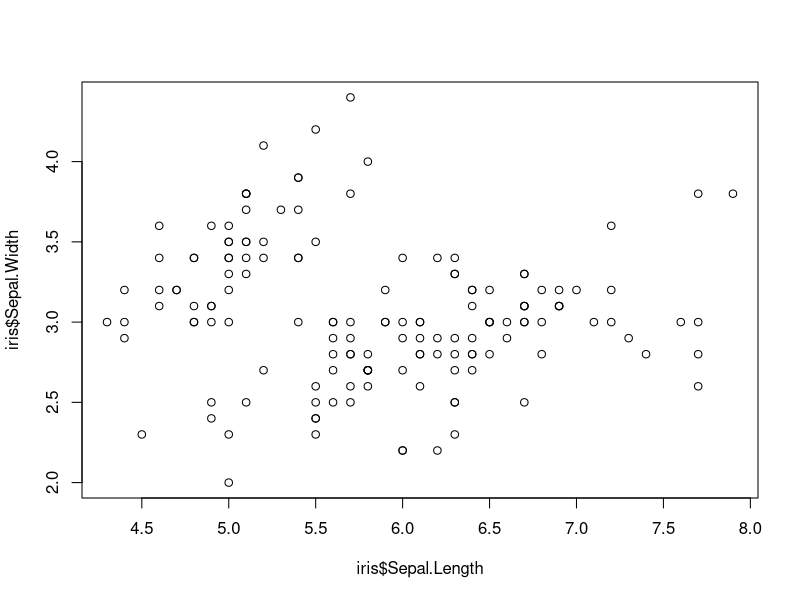
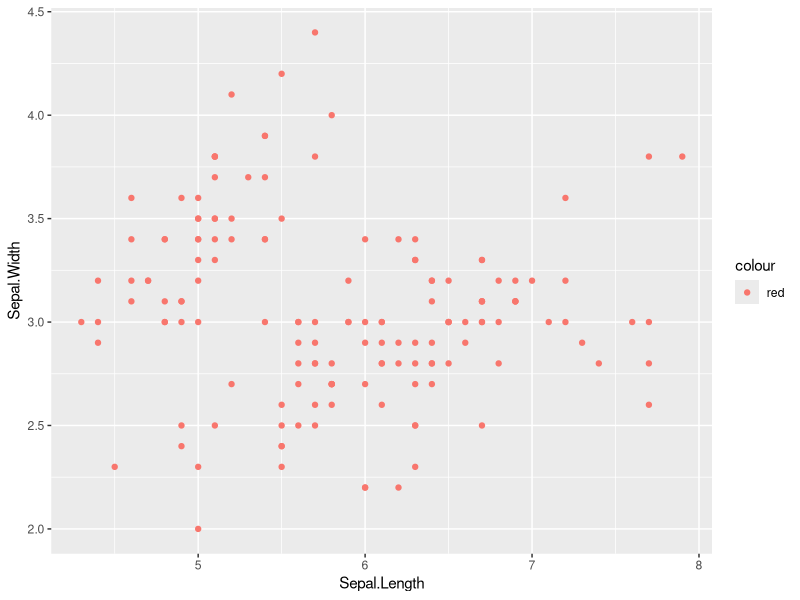
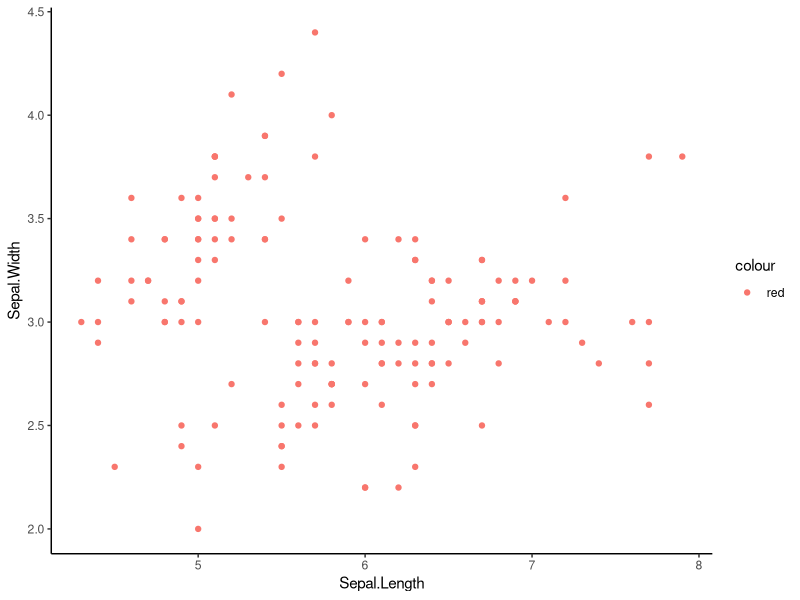
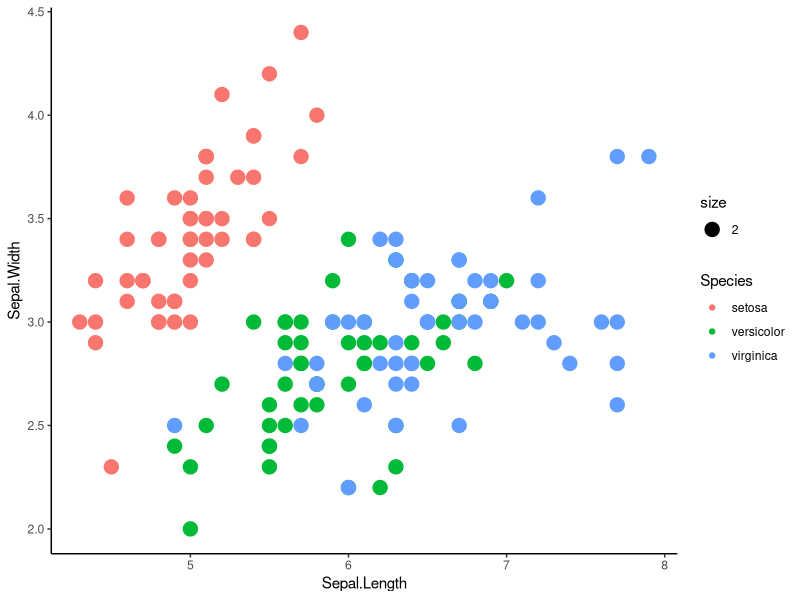

These figures' R source, in order:
#use built in iris dataset
#take a look at it 
head(iris)
#load in some tidyverse packages
library(dplyr)
install.packages("ggplot2")
library(ggplot2)

#####################################
##### Part 1: for loops         #####
#####################################

#Using only data for iris versicolor
View(iris)
#write a for loop
#that produces a regression table
#for each of the following relationships
#1. iris  sepal length x width
#2. iris  petal length x width
#3. iris sepal length x petal length
versicolor<-filter(iris, iris$Species == "versicolor")
x<-c(versicolor[1], versicolor[3], versicolor[1])
y<-c(versicolor[2], versicolor[4], versicolor[3])
reg<- list()
for (i in 1:3) {reg[[i]]<-lm(y[[i]]~x[[i]])}

#####################################
##### Part 2: data in dplyr     #####
#####################################

#use dplyr to join data of maximum height
#to a new iris data frame
height <- data.frame(Species = c("virginica","setosa","versicolor"),
					Height.cm = c(60,100,11.8))

left_join(iris,height)

#####################################
##### Part 3: plots in ggplot2  #####
#####################################
#look at base R scatter plot
plot(iris$Sepal.Length,iris$Sepal.Width)

#3a. now make the same plot in ggplot
ggplot(iris,aes(x=Sepal.Length, y=Sepal.Width)) + geom_point(aes(color = "red")) +coord_cartesian() 

#3b. make a scatter plot with ggplot and get rid of  busy grid lines
ggplot(iris,aes(x=Sepal.Length, y=Sepal.Width)) + geom_point(aes(color = "red")) +theme(panel.grid.major = element_blank(), panel.grid.minor = element_blank(),axis.line = element_line(colour = "black"), panel.background = element_blank())

#3c.make a scatter plot with ggplot and get rid of grid lines,
#show species by color, and increase the point size
ggplot(iris,aes(x=Sepal.Length, y=Sepal.Width)) + 
  geom_point(aes(color= Species, size = 2)) +
  theme(panel.grid.major = element_blank(), panel.grid.minor = element_blank(),axis.line = element_line(colour = "black"), panel.background = element_blank())

#####################################
##### Question: how did         #####
##### arguments differ between  #####
##### plot and ggplot?          #####
#####################################

#the commands in ggplot create a blank plot for a data frame (iris) and then the variables are added using the aes() command
#whereas in the plot function, you give the variables using the $ rather than giving the data frame and the variables seperately